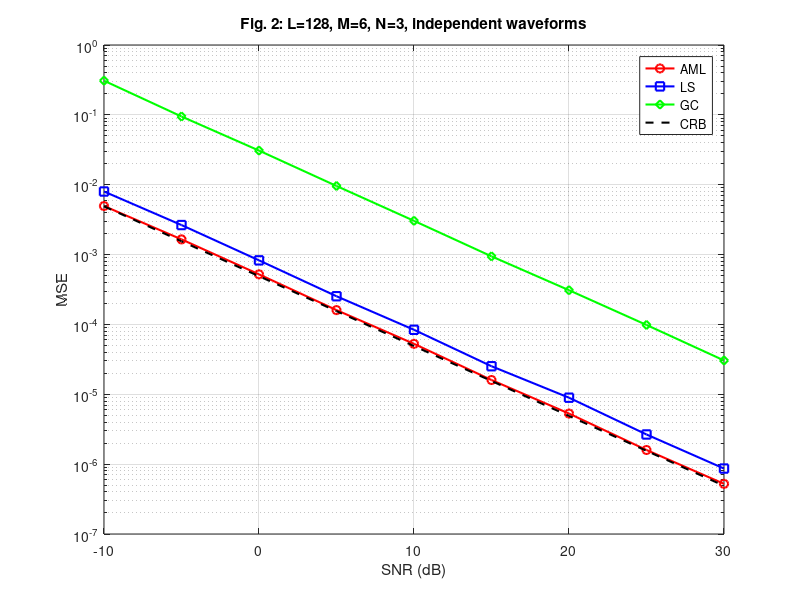

The MATLAB source for this figure:
% fig2.m: Fig. 2 in Xu, Stoica, Li 2006
% MSE vs SNR, L=128, independent waveforms

clc;
clear all;
close all;

M = 6; N = 3; L = 128;
angles = [-10, 5, 10] * pi/180;
A = exp(1j * (0:M-1)' * (2*pi*0.5*sin(angles)));
S = (randn(N, L) + 1j*randn(N, L))/sqrt(2);
beta_true = ones(N, 1);
B = diag(beta_true);

SNR_dB_vals = -10:5:30;
nMC = 500;
MSE_AML = zeros(size(SNR_dB_vals));
MSE_LS = zeros(size(SNR_dB_vals));
MSE_GC = zeros(size(SNR_dB_vals));
CRB_vals = zeros(size(SNR_dB_vals));

for sidx = 1:length(SNR_dB_vals)
    SNR = 10^(SNR_dB_vals(sidx)/10);
    for mc = 1:nMC
        Z = (randn(M, L) + 1j*randn(M, L))/sqrt(2);
        Q = 1/SNR * 0.9.^(abs((0:M-1)-(0:M-1)')) .* exp(1j*((0:M-1)-(0:M-1)')*pi/2);
        noise = sqrtm(Q) * Z;
        X = A * B * S + noise;
        
        % AML
        Pi_S = S' * pinv(S*S') * S;
        T = X * (eye(L) - Pi_S) * X';
        if rcond(T) < 1e-12, T = T + 1e-6*eye(M); end
        Tinv = inv(T);
        beta_AML = inv((A'*Tinv*A) .* (S*S').') * diag(A'*Tinv*X*S');
        MSE_AML(sidx) = MSE_AML(sidx) + norm(beta_AML - beta_true)^2;
        
        % LS
        beta_LS = inv((A'*A) .* (S*S').') * diag(A'*X*S');
        MSE_LS(sidx) = MSE_LS(sidx) + norm(beta_LS - beta_true)^2;
        
        % GC
        B_GC = pinv(A) * X * pinv(S);
        MSE_GC(sidx) = MSE_GC(sidx) + norm(diag(B_GC) - beta_true)^2;
    end
    MSE_AML(sidx) = MSE_AML(sidx)/nMC;
    MSE_LS(sidx) = MSE_LS(sidx)/nMC;
    MSE_GC(sidx) = MSE_GC(sidx)/nMC;
    
    CRB_vals(sidx) = trace(inv((A'*inv(Q)*A) .* (S*S').'));
end

figure;
semilogy(SNR_dB_vals, MSE_AML, 'ro-', 'LineWidth', 1.5); hold on;
semilogy(SNR_dB_vals, MSE_LS, 'bs-', 'LineWidth', 1.5);
semilogy(SNR_dB_vals, MSE_GC, 'gd-', 'LineWidth', 1.5);
semilogy(SNR_dB_vals, CRB_vals, 'k--', 'LineWidth', 1.5);
xlabel('SNR (dB)'); ylabel('MSE');
legend('AML', 'LS', 'GC', 'CRB', 'Location', 'best');
title('Fig. 2: L=128, M=6, N=3, independent waveforms');
grid on;
